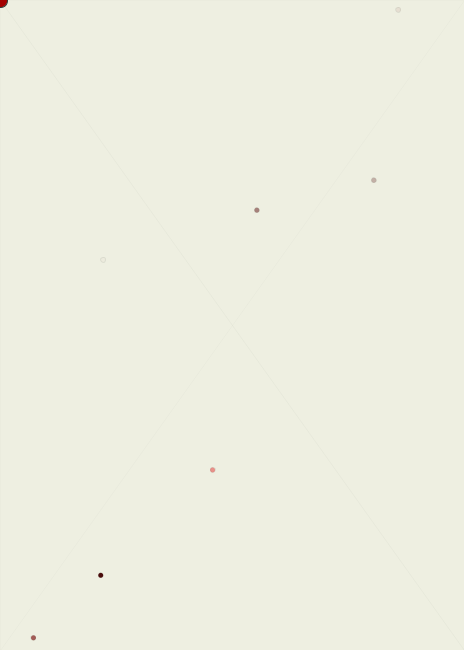
Frame 1 (no input)
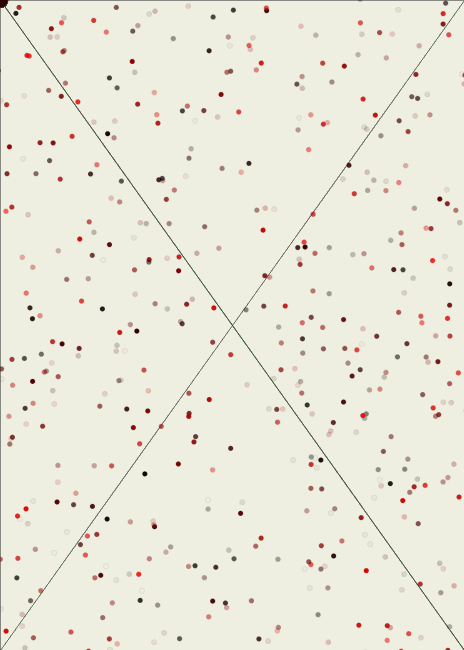
Frame 60 (the mouse pressed at the canvas centre just before this capture)
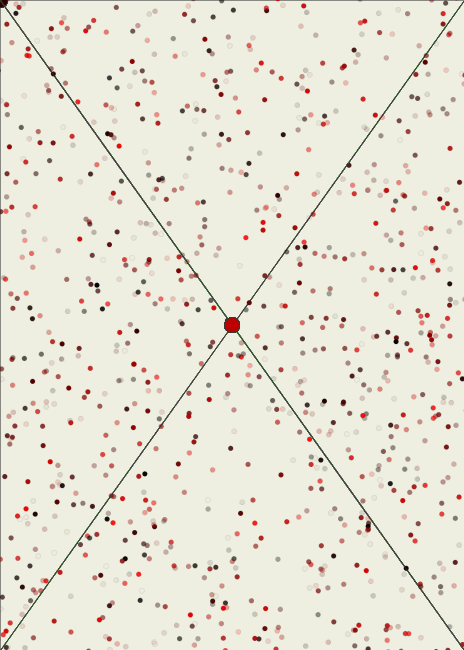
Frame 120 (the mouse held since frame 60 and released just before this capture)

The Processing sketch that drew these frames (run headless with seeded random() and noise(); from frame 60 on, the mouse is pressed at the canvas centre):

// Processing sketch: processing_82943
// ── processing_82943.pde

Triangulos a;
Elipses b;

float[] puntos = new float[10];

void setup() {
  size(464, 650);
  
  background(238, 239, 225);
  smooth();

  a = new Triangulos(48, 60, 56);

  b = new Elipses(width/2);
}

void draw() {

  frameRate(12);
  b.update();
  b.display();  

  a.update();
  a.display();
}

class Elipses {
  int rojo, verde, azul;
  float xpos;
  float radius = 15;

  Elipses (float x) {
    xpos = x;
  }

  void update() {

    if (mouseButton == LEFT) {
      radius += radius+random(-20, 20);
    }

    if ((radius > 70) || (radius < -70)) {
      radius = 0;
    }
  }

  void display() {

    stroke(48, 60, 56);
    fill(int(random(0, 256)), 0, 0);   
    ellipse(mouseX, mouseY, radius, radius);

    for (int i = 1; i < puntos.length; i++) {
      strokeWeight(1);
      stroke(48, 60, 56, 25);
      fill(int(random(0, 256)), 0, 0, int(random(0, 256)));

      ellipse(width/2+random(-250, 250), height/2+random(-350, 350), 5, 5);
    }
  }
}

class Triangulos {

  float radius;
  int rojo, verde, azul;
  float trazo = 1-0.5;

  Triangulos (int ro, int ve, int az) {
    rojo=ro;
    verde=ve;
    azul=az;
  }

  void update() {

    if ((mouseX >= 232) || (mouseX <= -464)) {
      trazo =+ 1;
    }
  }

  void display() {

    noFill();

    strokeWeight(trazo);
    stroke(rojo, verde, azul, 15);

    beginShape();
    vertex(0, 0);
    vertex(width, height);
    vertex(mouseX, mouseY);
    endShape(CLOSE);


    strokeWeight(trazo-0.2);
    stroke(rojo, verde, azul, 15);

    beginShape();
    vertex(width, 0);
    vertex(0, height);
    vertex(mouseX, mouseY);
    endShape(CLOSE);
  }
}
